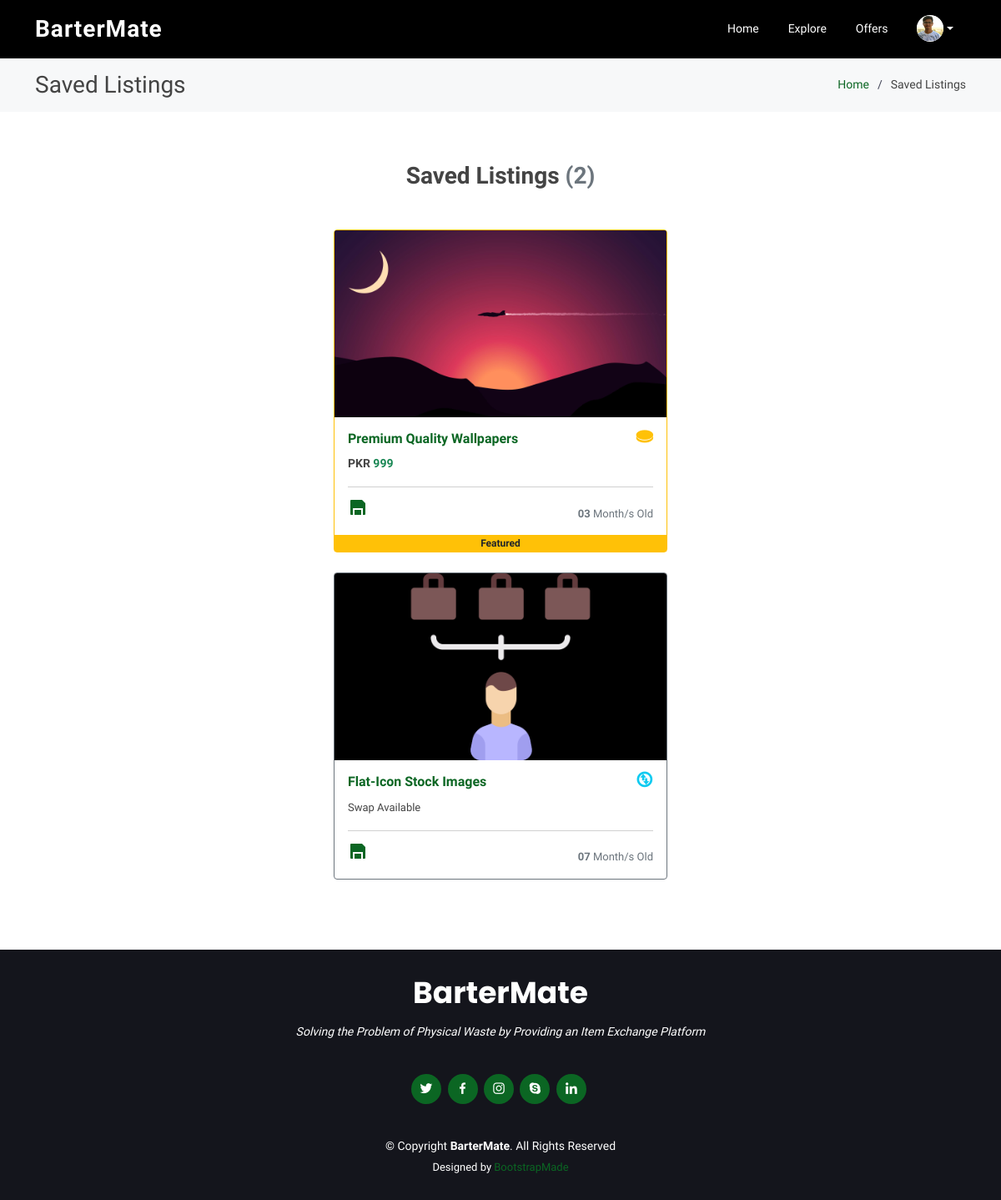
The page /saved_listings.php (signed in) on the database its author committed.
### tables this page shows
CREATE TABLE `users` (
  `U_ID` int(11) NOT NULL,
  `U_NAME` text NOT NULL,
  `U_EMAIL` text NOT NULL,
  `U_PASS` text NOT NULL,
  `U_PHONE` text NOT NULL,
  `U_IMG_URL` text NOT NULL DEFAULT 'assets/img/user_default.svg',
  `U_VER` int(11) NOT NULL DEFAULT 0,
  `U_VER_EMAIL` int(11) NOT NULL DEFAULT 0,
  `U_VER_CODE` text NOT NULL DEFAULT '-',
  `U_V_COINS` int(11) NOT NULL DEFAULT 0,
  `U_A_CREATE_DATE` datetime NOT NULL DEFAULT current_timestamp(),
  `U_LAST_ACTIVITY` text NOT NULL
);

CREATE TABLE `saved_products` (
  `S_ID` int(11) NOT NULL,
  `S_P_ID` int(11) NOT NULL,
  `S_BY_U_ID` int(11) NOT NULL
);

CREATE TABLE `product_images` (
  `PI_ID` int(11) NOT NULL,
  `PI_P_ID` int(11) NOT NULL,
  `PI_IMG_URL` text NOT NULL
);

CREATE TABLE `products` (
  `P_ID` int(11) NOT NULL,
  `P_NAME` text NOT NULL,
  `P_DESC` text NOT NULL,
  `P_CATEGORY` int(11) NOT NULL,
  `P_EXC_TYPE` int(11) NOT NULL,
  `P_MONETARY_VAL` int(11) DEFAULT NULL,
  `P_VIEWS` int(11) NOT NULL DEFAULT 0,
  `P_CREATE_DATE` text NOT NULL DEFAULT current_timestamp(),
  `P_BY_U_ID` int(11) NOT NULL,
  `P_FEATURED` int(11) NOT NULL DEFAULT 0,
  `P_STATUS` int(11) NOT NULL DEFAULT 1
);

### saved_listings.php (the view, shortened to what this page needs)
<?php
include('DBCONNECT.php');
if($_SESSION['u_id'] == null){
  header('location:index.php');
}
else{
  $u_id = $_SESSION['u_id'];
}
$getuserdetailssql = "SELECT * FROM users WHERE U_ID = '$u_id'";
$getuserdetails = mysqli_query($connectionString,$getuserdetailssql);
$userdetailsarr = mysqli_fetch_array($getuserdetails);
$user_img = $userdetailsarr['U_IMG_URL'];
$getalllistingssql = "SELECT * FROM saved_products
        INNER JOIN products ON saved_products.S_P_ID = products.P_ID
        INNER JOIN product_categories ON products.P_CATEGORY = product_categories.PC_ID
        WHERE saved_products.S_BY_U_ID = '$u_id'";
$getalllistings = mysqli_query($connectionString,$getalllistingssql);
$curr_date = date("Y-m-d");
?>
<!DOCTYPE html>
<html lang="en">
<head>
  <link href="assets/vendor/animate.css/animate.min.css" rel="stylesheet">
  <link href="assets/vendor/aos/aos.css" rel="stylesheet">
  <link href="assets/vendor/bootstrap/css/bootstrap.min.css" rel="stylesheet">
  <link href="assets/vendor/bootstrap-icons/bootstrap-icons.css" rel="stylesheet">
  <link href="assets/vendor/boxicons/css/boxicons.min.css" rel="stylesheet">
  <link href="assets/vendor/glightbox/css/glightbox.min.css" rel="stylesheet">
  <link href="assets/vendor/remixicon/remixicon.css" rel="stylesheet">
  <link href="assets/vendor/swiper/swiper-bundle.min.css" rel="stylesheet">
  <link href="assets/css/style.css" rel="stylesheet">
</head>
<body>
  <header id="header" class="fixed-top d-flex align-items-center ">
    <div class="container d-flex align-items-center justify-content-between">
      <div class="logo">
        <h1><a href="index.php">BarterMate</a></h1>
      </div>
        <?php include_once('navbar.php') ?>
    </div>
  </header>
  <main id="main">
    <section class="breadcrumbs">
      <div class="container">
        <div class="d-flex justify-content-between align-items-center">
          <h2>Saved Listings</h2>
          <ol>
            <li><a href="index.php">Home</a></li>
            <li>Saved Listings</li>
          </ol>
        </div>
      </div>
    </section>
    <section class="inner-page" style="min-height: 20rem;">
      <div class="container">
        <center><h3>Saved Listings<span class='text-muted'> (<?php echo mysqli_num_rows($getalllistings)?>)</span></h3></center>
        <div class="col mt-5">
          <?php
          while ($saved_row = mysqli_fetch_assoc($getalllistings)) {
          if($saved_row == null){
                      echo "<center>
                  <h3 class='text-muted'>No Listings Found!</h3>
                  <br>
                  </center>";
          }
          else{
          $l_id = $saved_row['P_ID'];
          $existingproductimagessql = "SELECT * FROM product_images WHERE PI_P_ID = '$l_id'";
          $existingproductimages = mysqli_query($connectionString,$existingproductimagessql);
          $imagearr = mysqli_fetch_array($existingproductimages);
          $imageurl = $imagearr['PI_IMG_URL'];
           if($saved_row['P_FEATURED'] == 0){
              $featured = 'hidden';
              $color = 'secondary';
            }
            else if($saved_row['P_FEATURED'] == 1){
              $featured = '';
              $color = 'warning';
            }
          ?>
          <div class="card border-<?php echo $color?> p-0" style="max-width: 25rem; align-self: center; margin: auto !important;">
                 <img src="<?php echo $imageurl?>" class="card-img-top d-flex img-responsive img-fluid" style="object-fit:scale-down; background-color: black; aspect-ratio: 16 / 9;" alt="...">
                <div class="card-body">
                  <h6 class="card-title row">
                    <a href="listing_details.php?id=<?php echo $l_id?>" class="col-10"><strong ><?php echo $saved_row['P_NAME']?></strong></a>
                     <?php
                      if($saved_row['P_EXC_TYPE'] == 0){
                      ?>
                      <i class='ri-coin-fill ri-lg col text-warning' title='Money Preferred'></i>
                      <?php
                      }
                      else if($saved_row['P_EXC_TYPE'] == 1){
                      ?>
                      <i class='ri-swap-line ri-lg col text-info' title='Physical Product Swap Preferred'></i>
                      <?php
                      }
                    ?>
                  </h6>
                    <div class="row mt-2">
                <span class="col">
                  <?php
                    if($saved_row['P_EXC_TYPE'] == '0'){
                  ?>
                  <strong><small>PKR <span class="text-success"><?php echo $saved_row['P_MONETARY_VAL']?></span></small></strong>
                  <?php
                  }
                  else if($saved_row['P_EXC_TYPE'] == '1'){
                    echo "<span style='font-size:small;'>Swap Available</span>";
                  }
                  ?>
                </span>
                </div>
            <hr>
              <div class="row" style="align-items: flex-end;">
                    <span class="col-4">
                    <?php
                      $checksavedsql = "SELECT * FROM saved_products WHERE S_P_ID = '$l_id' AND S_BY_U_ID = '$u_id'";
                      $checksaved = mysqli_query($connectionString,$checksavedsql);
                    if(mysqli_num_rows($checksaved) == 0){
                    ?>
                     <a style="float: left; align-self: flex-end;" href="save_listing.php?id=<?php echo $p_id?>"><i class="ri-save-line ri-xl" style="align-self: center;" title="Save Listing"></i></a>
                    <?php
                    }
                    else{
                    ?>
                    <a style="float: left;" href="unsave_listing.php?id=<?php echo $l_id?>"><i class="ri-save-fill ri-xl" style="align-self: center;" title="Un-Save Listing"></i></a>
                    <?php
                    }
                    ?>
                   </span>
                    <span class="text-muted col-8">
                      <span style=" align-self: center; float:right; font-size: small;">
                    <?php
                    $months = date('m' ,strtotime($curr_date) - strtotime($saved_row['P_CREATE_DATE']));
                    if($months >= 12){
                      echo "<strong>",floor($months/12) , "</strong> Year/s Old";
                    }
                    else if($months < 12){
                      echo  "<strong>",$months , "</strong> Month/s Old";
                    }
                    ?>
                    </span>
                    </span>
              </div>
                </div>
                <span class="badge rounded-pill bg-warning text-dark col-12 m-0 p-1" style="border-radius: 0px !important;" <?php echo $featured?> >Featured</span>
              </div>
              <br>
          <?php
           }
           }
          ?>
        </div>
      </div>
    </section>
  </main>
  <footer id="footer">
    <div class="container">
      <h3>BarterMate</h3>
      <p>Solving the Problem of Physical Waste by Providing an Item Exchange Platform</p>
      <div class="social-links">
        <a href="#" class="twitter"><i class="bx bxl-twitter"></i></a>
        <a href="#" class="facebook"><i class="bx bxl-facebook"></i></a>
        <a href="#" class="instagram"><i class="bx bxl-instagram"></i></a>
        <a href="#" class="google-plus"><i class="bx bxl-skype"></i></a>
        <a href="#" class="linkedin"><i class="bx bxl-linkedin"></i></a>
      </div>
      <div class="copyright">
        &copy; Copyright <strong><span>BarterMate</span></strong>. All Rights Reserved
      </div>
      <div class="credits">
        Designed by <a href="https://bootstrapmade.com/">BootstrapMade</a>
      </div>
    </div>
  </footer>
</body>
</html>

### navbar.php (shortened to what this page needs)
<nav id="navbar" class="navbar">
    <ul>
        <li><a class="nav-link scrollto" href="index.php">Home</a></li>
        <li><a class="nav-link scrollto" href="explore.php">Explore</a></li>
        <li class="position-relative"><a class="nav-link scrollto" href="offers.php">Offers</a></li>
        <li class="nav-item dropdown">
            <a class="nav-link dropdown-toggle" href="#" id="navbarDarkDropdownMenuLink1" role="button" data-bs-toggle="dropdown" aria-expanded="false">
                <img src="<?php echo $user_img?>" style="width: 32px; border-radius: 2rem; height: 32px; object-fit: scale-down; background-color: white; aspect-ratio: 4/3;" class="img-fluid" alt="">
            </a>
        </li>
    </ul>
</nav>

### assets/css/style.css (style rules this page uses)
html { scroll-behavior: smooth; }
body { font-family: 'Oxygen', sans-serif; color: #444444; font-weight: 400; }
a { color: #0b6623; text-decoration: none; }
h1, h2, h3, h4, h5, h6 { font-family: "Oxygen", sans-serif; font-weight: 700; }
#header { height: 70px; transition: all 0.5s; z-index: 997; transition: all 0.5s; background:black; }
#header .logo h1 { font-size: 28px; margin: 0; padding: 0; line-height: 1; font-weight: 700; letter-spacing: 1px; }
#header .logo h1 a, #header .logo h1 a:hover { color: #fff; text-decoration: none; }
.navbar { padding: 0; }
.navbar ul { margin: 0; padding: 0; display: flex; list-style: none; align-items: center; }
.navbar li { position: relative; }
.navbar a, .navbar a:focus { display: flex; align-items: center; justify-content: space-between; padding: 5px 15px 7px 15px; margin-left: 5px; font-size: 14px; color: #fff; white-space: nowrap; transition: 0.3s; border-radius: 0; }
section { padding: 60px 0; overflow: hidden; }
.breadcrumbs { padding: 15px 0; margin-top: 70px; background: #f7f8f9; min-height: 40px; }
.breadcrumbs h2 { font-size: 28px; font-weight: 400; margin: 0; }
.breadcrumbs ol { display: flex; flex-wrap: wrap; list-style: none; padding: 0; margin: 0; font-size: 14px; }
.breadcrumbs ol li + li { padding-left: 10px; }
.breadcrumbs ol li + li::before { display: inline-block; padding-right: 10px; color: #404356; content: "/"; }
#footer { background: #14151c; color: #fff; font-size: 14px; text-align: center; padding: 30px 0; }
#footer h3 { font-size: 36px; font-weight: 700; color: #fff; position: relative; font-family: "Poppins", sans-serif; padding: 0; margin: 0 0 15px 0; }
#footer p { font-size: 15; font-style: italic; padding: 0; margin: 0 0 40px 0; }
#footer .social-links { margin: 0 0 40px 0; }
#footer .social-links a { font-size: 18px; display: inline-block; background: #0b6623; color: #fff; line-height: 1; padding: 8px 0; margin-right: 4px; border-radius: 50%; text-align: center; width: 36px; height: 36px; transition: 0.3s; }
#footer .copyright { margin: 0 0 5px 0; }
#footer .credits { font-size: 13px; }

### saved_listings.php (style rules this page uses)
.ri-lg:before { float: right; }

### rows shown on the page
users: U_IMG_URL (picture)
saved_products: product_images.PI_IMG_URL (picture), S_P_ID.P_NAME "Premium Quality Wallpapers", S_P_ID.P_MONETARY_VAL "999"
saved_products: product_images.PI_IMG_URL (picture), S_P_ID.P_NAME "Flat-Icon Stock Images", shows "Swap Available"

### other values the page prints
mysqli_num_rows($getalllistings) "2"
